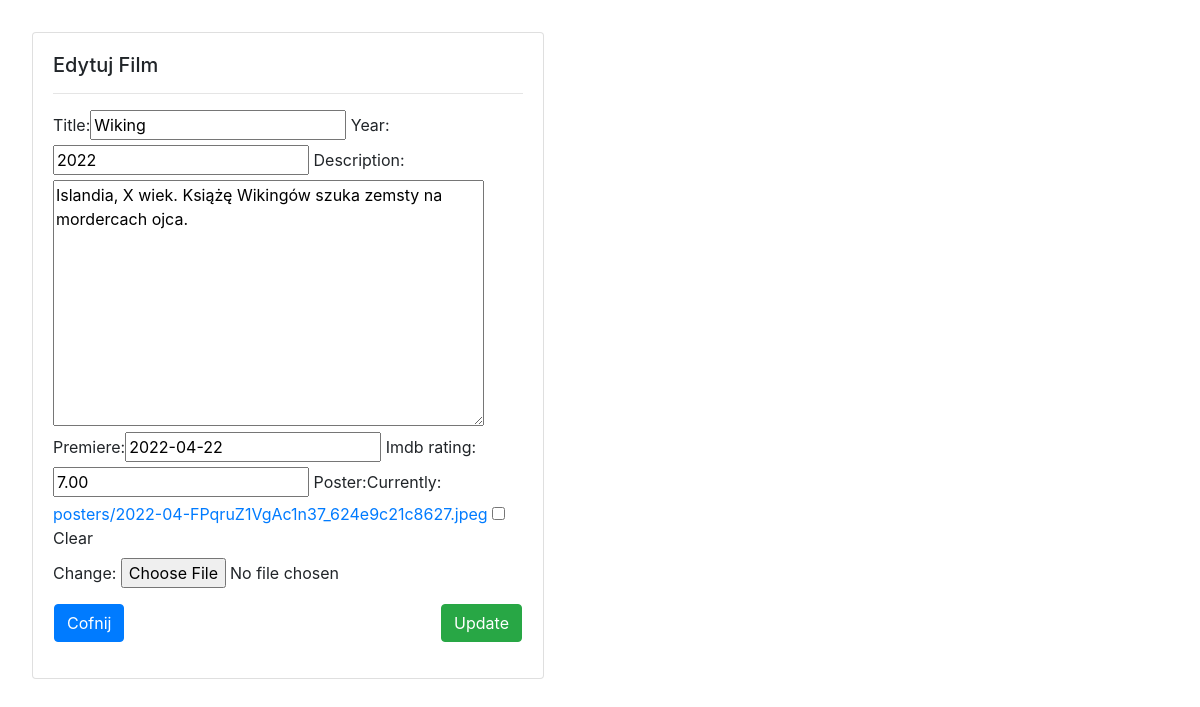
The app's page /filmy/edytuj-film/8/ (signed in) with its own data.
### kinoweb/models.py (models this page shows, shortened)
class Move(models.Model):
    title = models.CharField(max_length=64, blank=False)
    year = models.PositiveSmallIntegerField(default=2000)
    description = models.TextField(default="")
    premiere = models.DateField(null=True, blank=True)
    imdb_rating = models.DecimalField(decimal_places=2, max_digits=4, null=True, blank=True)
    poster = models.ImageField(upload_to="posters", null=True, blank=True)
    extra = models.OneToOneField(ExtraInfoToMovie, on_delete=models.CASCADE, null=True, blank=True)

### kinoweb/views.py (the view)
# urls.py: path('edytuj-film/<int:id>/', editMovie, name="editMovie"),
@login_required
def editMovie(request, id):
    isNewMovie = False
    movie = get_object_or_404(Move, pk=id)
    form = MoveForm(request.POST or None, request.FILES or None, instance=movie)
    if form.is_valid():
        form.save()
        return redirect(allMovies)
    return render(request, 'movieForm.html', {'form': form,'isNewMovie': isNewMovie})

### kinoweb/forms.py
class MoveForm(ModelForm):
    class Meta:
        model = Move
        fields = ['title', 'year', 'description', 'premiere', 'imdb_rating', 'poster']

### templates/movieForm.html (shortened to what this page needs)
{% extends 'main.html' %}
{% load bootstrap %}
{% block site %}
    <div class="card" style="width: 32rem;">
        <div class="card-body">
            {% if isNewMovie %}
                <h5 class="card-title">Nowy Film</h5>
            {% else %}
                <h5 class="card-title">Edytuj Film</h5>
            {% endif %}
            <hr>
            <form method="post" enctype="multipart/form-data">
                {{ form|bootstrap }}
                <div class="row justify-content-between" style="padding: 1rem;">
                    <a href="{% url 'allMovies' %}" class="btn btn-primary">Cofnij</a>
                    {% if isNewMovie %}
                        <button type="submit" class="btn btn-success">Zapisz</button>
                    {% else %}
                        <button type="submit" class="btn btn-success">Update</button>
                    {% endif %}
                </div>
            </form>
        </div>
    </div>
{% endblock %}

### myStatic/style.css (style rules this page uses)
body { padding: 2rem; }

### records on screen
Move: title "Wiking", year "2022", description "Islandia, X wiek. Książę Wikingów szuka zemsty na mordercach ojca.", premiere "2022-04-22", imdb_rating "7.00"
